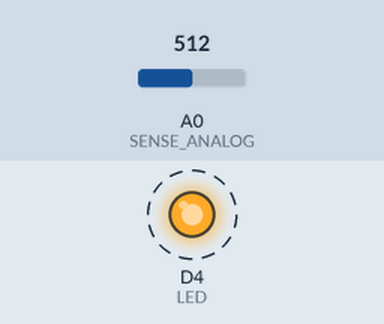
This sketch was run on a simulated ESP8266 (NodeMCU). Parts: output pins drawn as LEDs (lit = HIGH). Dashed ring = blinking. Inputs (shaded band) come from the test bench; at power-on: A0 (SENSE_ANALOG) = 512. What the sketch prints to the serial monitor is not drawn.

Above: at 0.2 s.
Timing chart, 0 to 3.0 s (numbered marks = the images above):
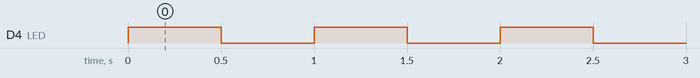

Measured:
- by itself, D4 (LED): alternates HIGH for 0.50 s and LOW for 0.50 s

The sketch:

TestSensor.ino
```cpp
/*
  Blink an ESP8266 NodeMCU board
  Turns flashes an LED for one second delay.

  This program needs no circuit. It will use a built-in LED

  by Eng. Alaa Al Nassan
 */


# define LED D4 // Use built-in LED which connected to D4 pin or GPIO 2
# define SENSE_DIGITAL D5 // Sensor Digital
# define SENSE_ANALOG A0 // Sensor Analog

int delayPeriod = 500;
int sensorValueA = 0;
int sensorValueD = HIGH;

void setup() {
  pinMode(LED, OUTPUT);
  pinMode(SENSE_DIGITAL, INPUT);
  pinMode(SENSE_ANALOG, INPUT);

  Serial.begin(115200);
}

void loop() {
  //Read and display sensor values
  readSensor();

  //Flash Led
  ledOff();
  delay(delayPeriod);              // Wait a second
  ledOn();
  delay(delayPeriod);              // Wait a second
}

void readSensor()
{
  sensorValueD = analogRead(SENSE_DIGITAL);
  sensorValueA = analogRead(SENSE_ANALOG);
  Serial.print("Sensor reading: ");
  Serial.print(sensorValueD);
  Serial.print(", ");
  Serial.println(sensorValueA);
}

void ledOff()
{
  digitalWrite(LED, HIGH);  // Turn the LED off because the LED is active low
  Serial.println("OFF");
}

void ledOn()
{
  digitalWrite(LED, LOW);   // Turn the LED on because the LED is active low
  Serial.println("ON");
}
```
